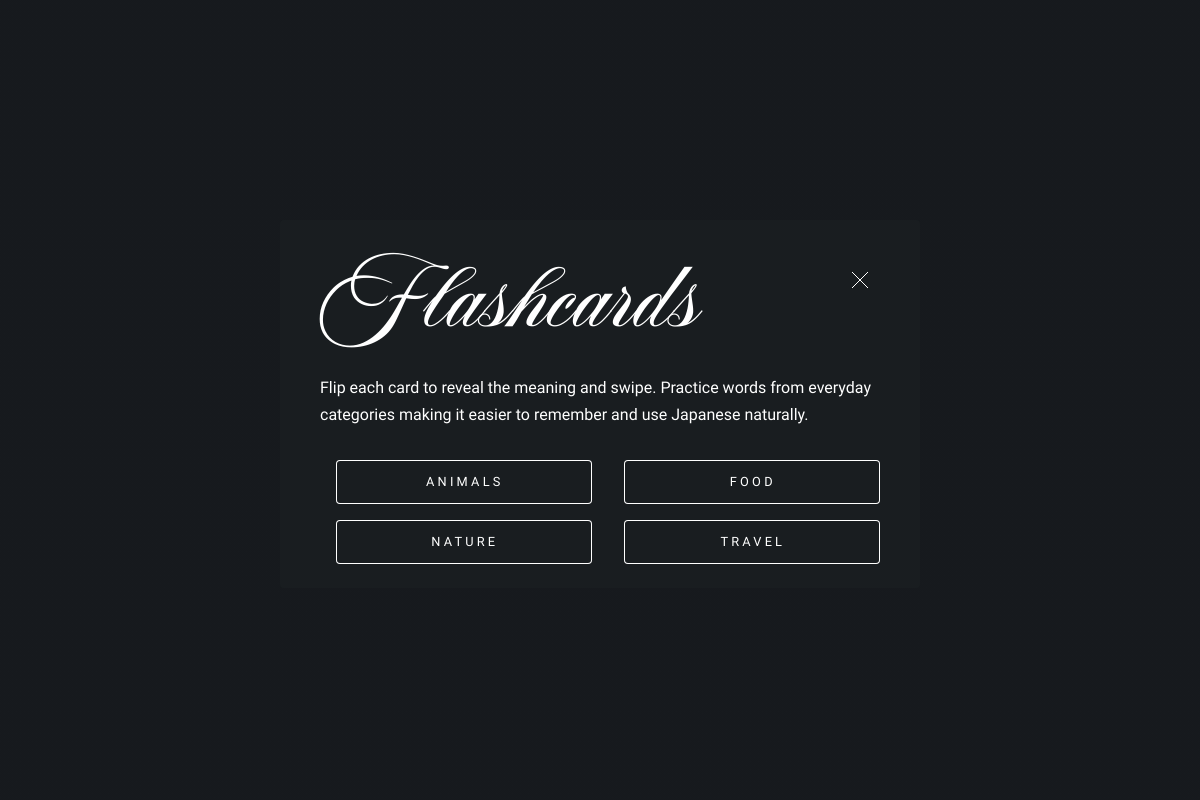
Page /flashcards/ (signed in) on the earlier database version.
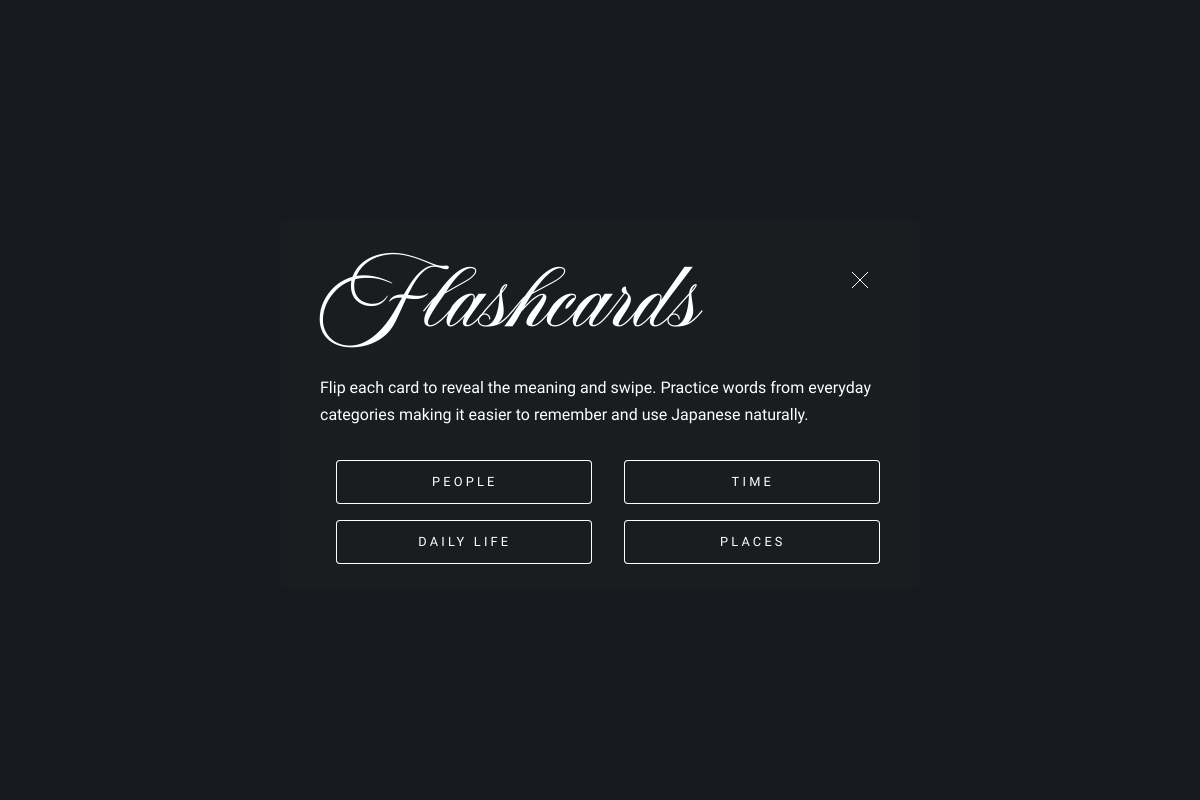
Same page on the later database version.
### app/models.py (models this page shows)
class FlashcardSet(db.Model):
    __tablename__ = 'flashcard_set'
    id = db.Column(db.Integer, primary_key=True)
    name = db.Column(db.String(100), nullable=False)
    user_id = db.Column(db.Integer, db.ForeignKey("user.id"), nullable=False)
    flashcards = db.relationship("Flashcard", backref="flashcard_set", lazy=True)

### app/blueprints/flashcards/routes.py (the view)
@bp.route('/')
@login_required
def index():
    sets = FlashcardSet.query.filter_by(user_id=current_user.id).all()
    return render_template('flashcards/index.html', sets=sets, current_page='main.home')

### app/blueprints/auth/routes.py (called while the page is built)
@login_manager.user_loader
def load_user(user_id):
    return User.query.get(int(user_id))

### app/blueprints/flashcards/templates/flashcards/index.html (shortened to what this page needs)
{% extends "flashcards/base.html" %}
{% block topic %}Flashcards{% endblock %}
{% block description %}Flip each card to reveal the meaning and swipe. Practice words from everyday categories making it easier to remember and use Japanese naturally.{% endblock %}
{% block content %}
<ul class="actions flashcards">
  {% for s in sets %}
    <li>
      <a href="{{ url_for('flashcards.flashcards', set_name=s.name) }}" class="button">
        {{ s.name }}
      </a>
    </li>
  {% endfor %}
</ul>
{% endblock %}

### app/blueprints/flashcards/templates/flashcards/base.html (shortened to what this page needs)
<!DOCTYPE HTML>
<html>
	<head>
		<link rel="stylesheet" href="{{ url_for('static', filename='assets/css/main.css') }}" />
		<link rel="stylesheet" href="{{ url_for('flashcards.static', filename='flashcards.css') }}" />
        <link rel="stylesheet" href="https://cdn.jsdelivr.net/npm/bootstrap-icons@1.11.3/font/bootstrap-icons.min.css">
    </head>
	<body class="is-preload">
        <div id="wrapper">
            <article class="container">
                <header class="flashcards-header" >
                    <h1 class="flashcards-topic">{% block topic %}{% endblock %}</h1>
                    <a href="{{ url_for('main.home') }}">
                        <i class="bi bi-x-lg"></i>
                    </a>
                </header>
                <p class="description">{% block description %}{% endblock %}</p>
               {% block content %}{% endblock %}
            </article>
        </div>
        <div id="bg"></div>
	</body>
</html>

### app/blueprints/flashcards/static/flashcards.css (style rules this page uses)
.flashcards-topic { font-family: "Aston Script"; margin: 0; font-size: 4rem; letter-spacing: 0px; margin-bottom: 2rem; font-weight: 10; }
ul.actions.flashcards { display: flex; flex-wrap: wrap; gap: 1rem; margin: 0; padding: 0; list-style: none; }
ul.actions.flashcards li { flex: 1 1 calc(50% - 1rem); display: flex; }
ul.actions.flashcards li .button { width: 100%; text-align: center; }
.flashcards-header { display: flex; justify-content: space-between; }
.flashcards-header a { border-bottom: none; text-decoration: none; font-size: 1.2rem; color: white; }

Differences in the rows shown:
changed FlashcardSet: name "ANIMALS" → "PEOPLE"
changed FlashcardSet: name "FOOD" → "TIME"
changed FlashcardSet: name "NATURE" → "DAILY LIFE"
changed FlashcardSet: name "TRAVEL" → "PLACES"
